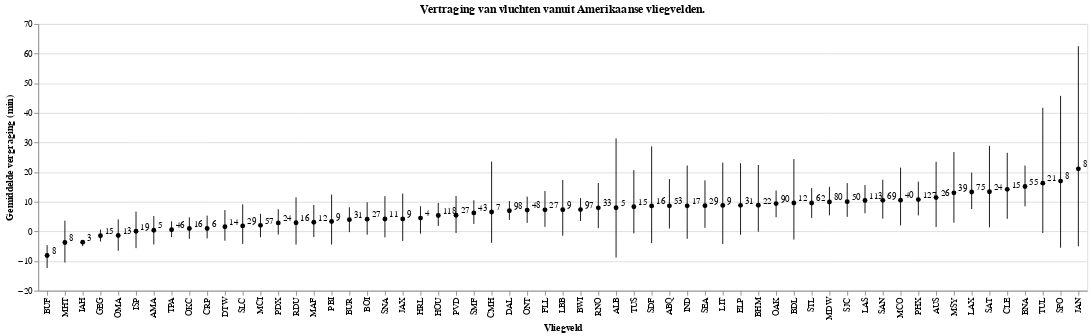

Notebook cell for this chart:
### Markdown cell above
Altair heeft ook een grote toolkit voor statistische analyses beschikbaar. In dit voorbeeld worden `mark_*` properties gecombineerd om een gemiddelde met confidence intervals weer te geven met als annotation het aantal datapunten waarop de bootstrap is gebaseerd.

### Code cell
df = data.flights_2k()

base = (
    alt
    .Chart(
        df, 
        title="Vertraging van vluchten vanuit Amerikaanse vliegvelden.",
    )
    .encode(
        x=alt.X(
            "origin",
            sort=alt.EncodingSortField("delay", op="mean"),
            title="Vliegveld"
        ),
        y=alt.Y("mean(delay)", title="Gemiddelde vergraging (min)"),
        tooltip=["origin","mean(delay)","count(delay)"]
    )
)

points = (
    base
    .mark_point(color="black", filled=True)
)


error_bars = (
    base
    # Altair heeft veel ingebouwde aggragatie functies, waaronder bootstrapped 95% confidence intervals
    # https://altair-viz.github.io/user_guide/encoding.html#binning-and-aggregation
    .encode(y="ci0(delay)", y2="ci1(delay)")
    .mark_rule()
)

annotation = (
    base
    .mark_text(
        align='left',
        baseline='middle',
        fontSize=10,
        dx=5,
        dy=-5
    )
    .encode(text='count(delay)')
)

points + error_bars + annotation

### Figure 1 — Vega-Lite specification as saved in the notebook (floating-point values rounded to 4 significant figures; data arrays with more than 128 entries replaced by an {"elided": "..."} marker saying what was removed)
{"$schema": "https://vega.github.io/schema/vega-lite/v4.17.0.json", "config": {"view": {"continuousHeight": 300, "continuousWidth": 400}}, "data": {"name": "data-88e9b7fae6af240a1c1bf8bb62bf7eaa"}, "datasets": {"data-88e9b7fae6af240a1c1bf8bb62bf7eaa": {"elided": "2000 records"}}, "layer": [{"encoding": {"tooltip": [{"field": "origin", "type": "nominal"}, {"aggregate": "mean", "field": "delay", "type": "quantitative"}, {"aggregate": "count", "field": "delay", "type": "quantitative"}], "x": {"field": "origin", "sort": {"field": "delay", "op": "mean"}, "title": "Vliegveld", "type": "nominal"}, "y": {"aggregate": "mean", "field": "delay", "title": "Gemiddelde vergraging (min)", "type": "quantitative"}}, "mark": {"color": "black", "filled": true, "type": "point"}, "title": "Vertraging van vluchten vanuit Amerikaanse vliegvelden."}, {"encoding": {"tooltip": [{"field": "origin", "type": "nominal"}, {"aggregate": "mean", "field": "delay", "type": "quantitative"}, {"aggregate": "count", "field": "delay", "type": "quantitative"}], "x": {"field": "origin", "sort": {"field": "delay", "op": "mean"}, "title": "Vliegveld", "type": "nominal"}, "y": {"aggregate": "ci0", "field": "delay", "type": "quantitative"}, "y2": {"aggregate": "ci1", "field": "delay"}}, "mark": "rule", "title": "Vertraging van vluchten vanuit Amerikaanse vliegvelden."}, {"encoding": {"text": {"aggregate": "count", "field": "delay", "type": "quantitative"}, "tooltip": [{"field": "origin", "type": "nominal"}, {"aggregate": "mean", "field": "delay", "type": "quantitative"}, {"aggregate": "count", "field": "delay", "type": "quantitative"}], "x": {"field": "origin", "sort": {"field": "delay", "op": "mean"}, "title": "Vliegveld", "type": "nominal"}, "y": {"aggregate": "mean", "field": "delay", "title": "Gemiddelde vergraging (min)", "type": "quantitative"}}, "mark": {"align": "left", "baseline": "middle", "dx": 5, "dy": -5, "fontSize": 10, "type": "text"}, "title": "Vertraging van vluchten vanuit Amerikaanse vliegvelden."}]}
